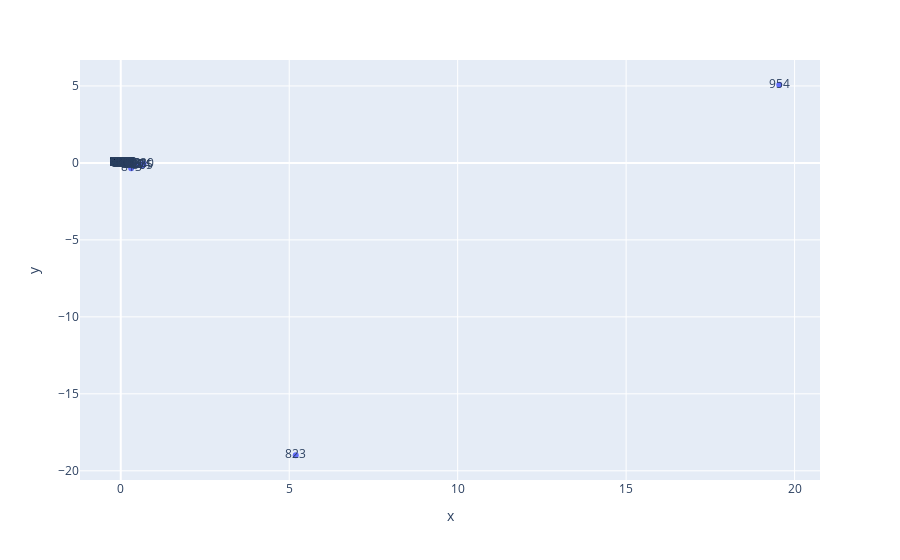

Notebook code cell kept with this figure:
### Code cell
plot_doc_space(norm_trunc)

### Figure 1 — Plotly figure (JSON) as saved in the notebook; plotly's stock layout.template omitted (floating-point values rounded to 4 significant figures; data arrays with more than 128 entries replaced by an {"elided": "..."} marker saying what was removed)
{"data": [{"hovertemplate": "x=%{x}<br>y=%{y}<br>text=%{text}<extra></extra>", "legendgroup": "", "marker": {"color": "#636efa", "symbol": "circle"}, "mode": "markers+text", "name": "", "orientation": "v", "showlegend": false, "text": {"elided": "521 str values"}, "type": "scatter", "x": {"elided": "521 float values"}, "xaxis": "x", "y": {"elided": "521 float values"}, "yaxis": "y"}], "layout": {"legend": {"tracegroupgap": 0}, "margin": {"t": 60}, "xaxis": {"anchor": "y", "domain": [0, 1], "title": {"text": "x"}}, "yaxis": {"anchor": "x", "domain": [0, 1], "title": {"text": "y"}}}}
